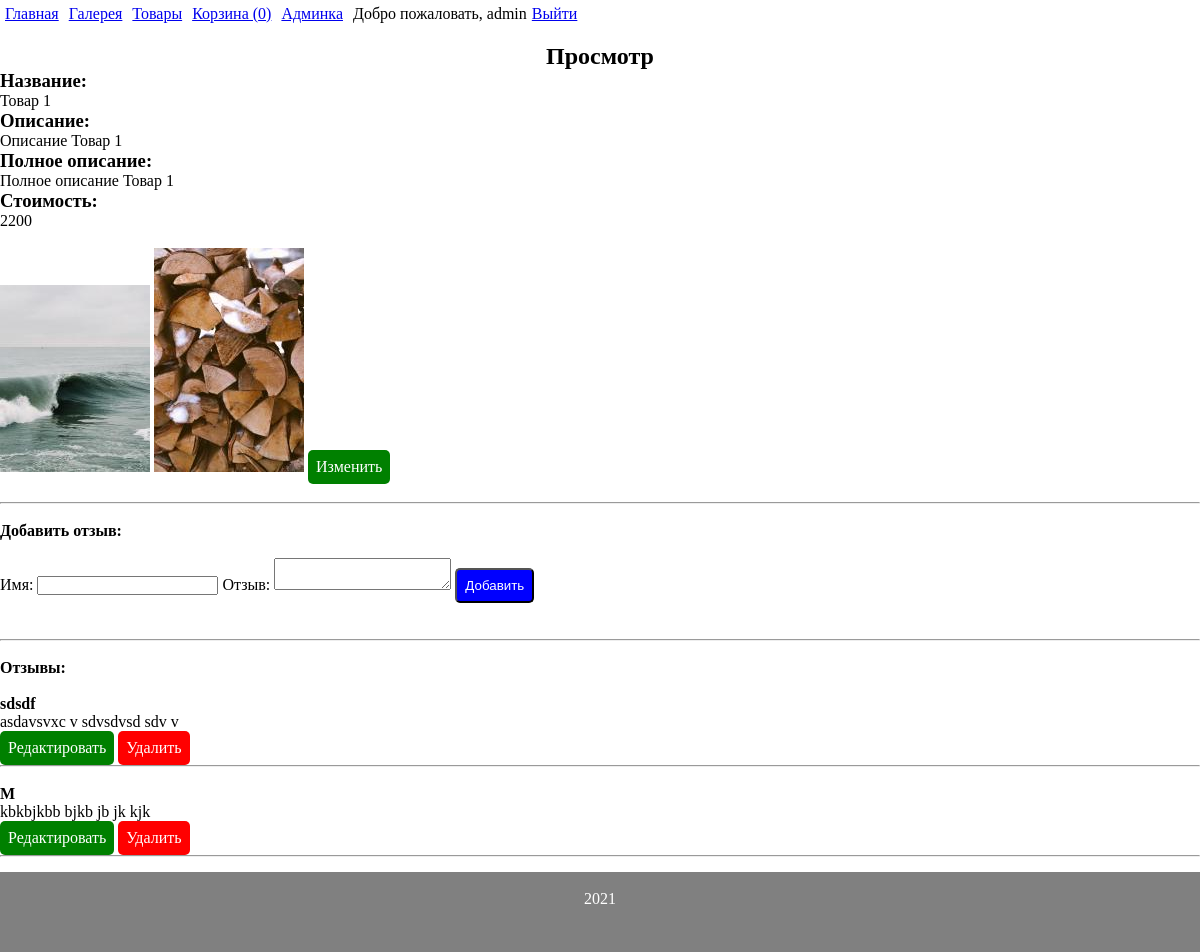
Page /item/1 (signed in) on the committed database.
### tables this page shows
CREATE TABLE `products` (
  `id` int(11) NOT NULL,
  `name` mediumtext NOT NULL,
  `description` mediumtext NOT NULL,
  `more_description` text NOT NULL,
  `price` int(11) NOT NULL,
  `likes` int(1) NOT NULL DEFAULT '0'
);

CREATE TABLE `pictures` (
  `id` int(11) NOT NULL,
  `id_products` int(11) NOT NULL,
  `image` mediumtext NOT NULL,
  `size` int(11) NOT NULL
);

CREATE TABLE `feedbacks` (
  `id` int(11) NOT NULL,
  `id_products` int(11) NOT NULL,
  `name` mediumtext NOT NULL,
  `feedback` text NOT NULL
);

### engine/db_connections.php (called while the page is built, shortened)
<?php
function getConnect() {
    static $db = null;
    if (is_null($db)) {
        $db = @mysqli_connect(DB_HOST . ':' . DB_PORT, DB_USERNAME, DB_PASSWORD, DB_DATABASE) or die("Ошибка " . mysqli_connect_error());
    }
    return $db;
}
function getDBRequest($request) {
    $res = @mysqli_query(getConnect(), $request) or die(mysqli_error(getConnect()));
    if ($res === true) {
        $row = true;
    } else if (isset($res->num_rows)) {
        $row = mysqli_fetch_all($res, MYSQLI_ASSOC);
    } else {
        $row = false;
    }
    return $row;
}

### models/products.php (called while the page is built, shortened)
<?php
function getOneItem($action, $id=null, $vars = null) {
    switch ($action) {
        case 'read':
            return getDBRequest("SELECT * FROM products WHERE id={$id}")[0];
    }
}
function getPicturesByProdId($id) {
    return getDBRequest("SELECT * FROM pictures WHERE id_products = '{$id}'");
}

### engine/controller.php (called while the page is built, shortened)
<?php
function prepareVariables($url_array) {
    if ($url_array['main_page'] == "") {
        $params['page'] = 'index';
    } else {
        $params['page'] = $url_array['main_page'];
    }
    $params['countP'] = countInBasket(session_id());
    $params['username'] = hasUser($_SESSION['username'])['username'];
    $params['layout'] = 'app';
    switch ($params['page']) {
        case 'item':
            $params['page'] = implode('/', ['catalog', $url_array['main_page']]);
            $id = (int) $url_array['product_id'];
            $params['item'] = getOneItem('read', $id);
            $params['feedbacks'] = getFeedbacksById($id);
            $params['pics'] = getPicturesByProdId($id);
            break;
    }
    return $params;
}

### models/feedbacks.php (called while the page is built, shortened)
<?php
function getFeedbacksById($idProd) {
    return getDBRequest("SELECT * FROM feedbacks WHERE id_products = {$idProd} ORDER BY id DESC");
}

### models/users.php (called while the page is built, shortened)
<?
function secUser($user = null) {
    (is_null($user)) ? $user = $_POST['username'] : true;
    return strip_tags(htmlspecialchars(mysqli_real_escape_string(getConnect(), $user)));
}
function is_admin($user) {
    $user = secUser($user);
    $role = getDBRequest("SELECT role FROM users WHERE username='{$user}'")[0];
    return password_verify('admin', $role['role']);
}

### templates/catalog/item.php (the view, shortened to what this page needs)
<div class="titlePage">
    <h2>Просмотр</h2>
</div>
<div>
    <?php if(!empty($item['name'])): ?>
    <h3>Название:</h3>
        <div><?=$item["name"]?></div>
    <h3>Описание:</h3>
        <div><?=$item["description"]?></div>
    <h3>Полное описание:</h3>
        <div><?=$item["more_description"]?></div>
    <h3>Стоимость:</h3>
    <div><?=$item["price"]?></div>
    <br>
    <?php if (!empty($pics)):?>
    <?php foreach ($pics as $pic):?>
        <img src="/img/products/tmb/<?=$pic['image']?>">
    <?php endforeach;?>
    <?php endif;?>
    <a href="/edit-item/<?=$item['id']?>" class="btn-green">Изменить</a>
    <br><br>
    <hr>
    <br>
    <h4>Добавить отзыв:</h4><br>
    <form action="/item/<?=$item['id']?>" method="post">
        <label for="name">Имя:</label>
        <input type="text" name="name" value="<?php if(!empty($feed)) echo $feed['name']?>">
        <label for="feedback">Отзыв:</label>
        <textarea name="feedback"><?php if(!empty($feed)) echo $feed['feedback']?></textarea>
        <button type="submit" class="btn-blue">
        <?php if(!empty($feed)): ?>
            Изменить
        <?php else: ?>
            Добавить
        <?php endif; ?>
    </button>
    </form>
    <br><br>
    <hr>
    <br>
    <h4>Отзывы:</h4>
    <p>
        <?php if(!empty($feedbacks)): ?>
            <?php foreach($feedbacks as $feed): ?>
                <br>
                <div>
                    <h4><?=$feed['name']?></h4>
                    <p><?=$feed['feedback']?></p>
                </div>
                <?php if(is_admin($username)): ?>
                <a href="/item/<?=$item['id']?>/edit/<?=$feed['id']?>" class="btn-green">Редактировать</a>
                <a href="/item/<?=$item['id']?>/delete/<?=$feed['id']?>" class="btn-red">Удалить</a>
                <?php endif; ?>
                <br>
                <hr>
            <?php endforeach; ?>
        <?php else: ?>
            <div>Об этом товаре еще нет отзывов</div>
        <?php endif; ?>
    </p>
    <?php else: ?>
    <div>Такого товара не существует</div>
    <?php endif; ?>
</div>

### public/css/main.css (style rules this page uses)
* { margin: 0; padding: 0; }
body { display: -webkit-box; display: -ms-flexbox; display: flex; -webkit-box-orient: vertical; -webkit-box-direction: normal; -ms-flex-direction: column; flex-direction: column; }
h1, h2, footer { margin-top: 15px; }
.titlePage { text-align: center; }
.btn-red { padding: 8px; text-decoration: none; display: inline-block; background-color: red; color: white; border-radius: 5px; text-align: center; }
.btn-green { padding: 8px; text-decoration: none; display: inline-block; background-color: green; color: white; border-radius: 5px; text-align: center; }
.btn-blue { padding: 8px; text-decoration: none; display: inline-block; background-color: blue; color: white; border-radius: 5px; text-align: center; }
form { margin: 0 auto; }

### rows in the picture
products: name "Товар 1", description "Описание Товар 1", more_description "Полное описание Товар 1", price "2200"
pictures: image (picture)
pictures: image (picture)
feedbacks: name "sdsdf", feedback "asdavsvxc v sdvsdvsd sdv v"
feedbacks: name "M", feedback "kbkbjkbb bjkb jb jk kjk"

### other values in the picture
$key['title'] "Главная"
$key['title'] "Галерея"
$key['title'] "Товары"
$key['title'] "Корзина ( 0 )"
$key['title'] "Админка"
$username "admin"
